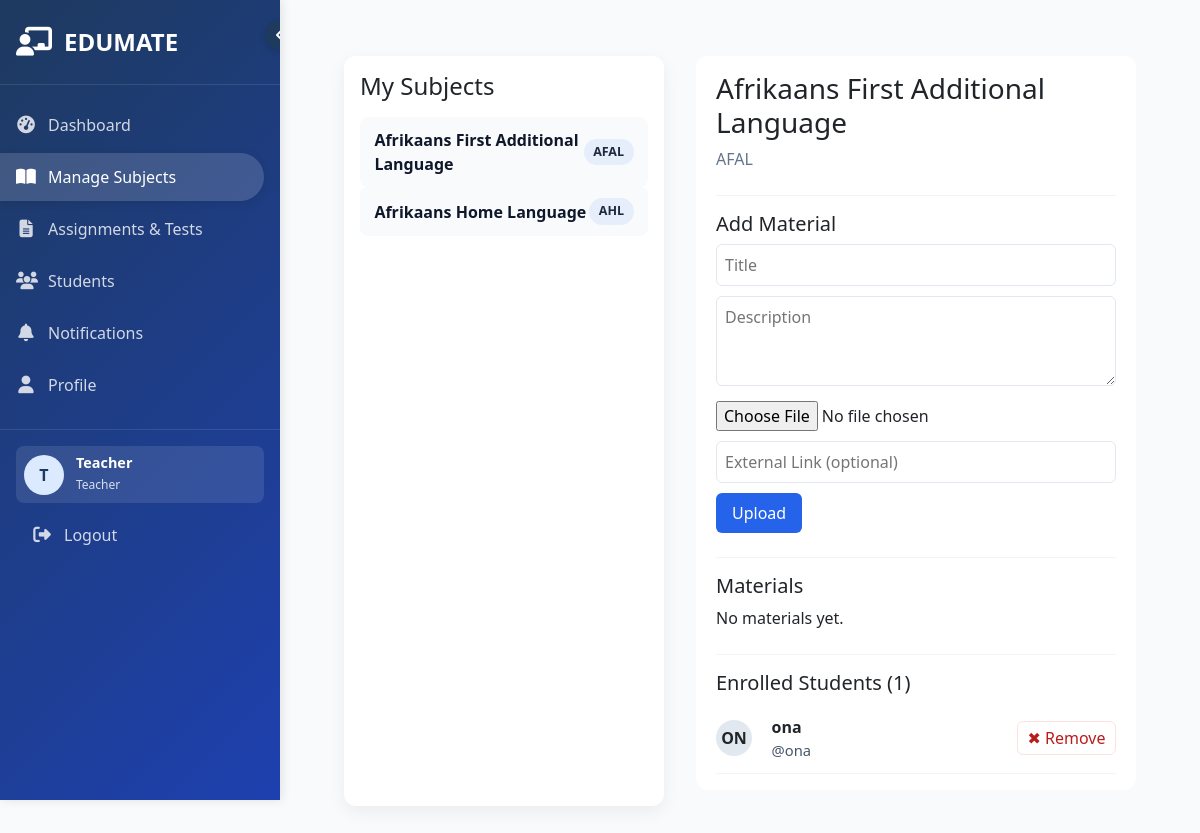
Screenshot of /teacher_dashboard/manage_subjects.php?subject_id=4 (signed in) with the database file from the repository.
### tables this page shows
CREATE TABLE `subjects` (
  `id` int(11) NOT NULL,
  `subject_name` varchar(100) NOT NULL,
  `subject_code` varchar(10) NOT NULL,
  `category` enum('core','elective','practical') NOT NULL DEFAULT 'core',
  `applicable_grades` longtext NOT NULL CHECK (json_valid(`applicable_grades`)),
  `description` text DEFAULT NULL,
  `is_active` tinyint(1) DEFAULT 1,
  `created_at` timestamp NOT NULL DEFAULT current_timestamp()
);

CREATE TABLE `subject_enrollments` (
  `id` int(11) NOT NULL,
  `student_id` int(11) NOT NULL,
  `subject_id` int(11) NOT NULL,
  `grade_at_enrollment` int(11) NOT NULL,
  `status` enum('active','dropped','completed') DEFAULT 'active',
  `enrollment_date` timestamp NOT NULL DEFAULT current_timestamp(),
  `dropped_date` timestamp NULL DEFAULT NULL,
  `created_at` timestamp NOT NULL DEFAULT current_timestamp(),
  `updated_at` timestamp NOT NULL DEFAULT current_timestamp() ON UPDATE current_timestamp()
);

CREATE TABLE `users` (
  `id` int(11) NOT NULL,
  `username` varchar(50) NOT NULL,
  `first_name` varchar(50) DEFAULT NULL,
  `last_name` varchar(50) DEFAULT NULL,
  `email` varchar(100) NOT NULL,
  `phone` varchar(20) DEFAULT NULL,
  `password` varchar(255) NOT NULL,
  `user_type` enum('student','teacher') NOT NULL,
  `grade` int(2) DEFAULT NULL,
  `accessibility_needs` longtext DEFAULT NULL CHECK (json_valid(`accessibility_needs`)),
  `bio` text DEFAULT NULL,
  `department` varchar(100) DEFAULT NULL,
  `profile_picture` varchar(255) DEFAULT NULL,
  `full_name` varchar(100) DEFAULT NULL,
  `created_at` timestamp NOT NULL DEFAULT current_timestamp(),
  `last_login` timestamp NULL DEFAULT NULL
);

### teacher_dashboard/manage_subjects.php (the view, shortened to what this page needs)
<?php
require_once '../includes/auth.php';
$teacher_id = (int)$_SESSION['user_id'];
$stmt = $pdo->prepare("
    SELECT s.*
    FROM teacher_subjects ts
    JOIN subjects s ON ts.subject_id = s.id
    WHERE ts.teacher_id = ?
    ORDER BY s.subject_name
");
$stmt->execute([$teacher_id]);
$subjects = $stmt->fetchAll(PDO::FETCH_ASSOC);
$selected_subject = null;
$students = [];
$materials = [];
if (!empty($_GET['subject_id'])) {
    $subject_id = (int)$_GET['subject_id'];
    $check = $pdo->prepare("SELECT COUNT(*) FROM teacher_subjects WHERE teacher_id = ? AND subject_id = ?");
    $check->execute([$teacher_id, $subject_id]);
    if ($check->fetchColumn() > 0) {
        $stmt = $pdo->prepare("SELECT * FROM subjects WHERE id = ?");
        $stmt->execute([$subject_id]);
        $selected_subject = $stmt->fetch(PDO::FETCH_ASSOC);
        $studentStmt = $pdo->prepare("
            SELECT u.id, COALESCE(u.full_name, u.username) AS name, u.username, u.email, se.grade_at_enrollment, se.enrollment_date
            FROM subject_enrollments se
            JOIN users u ON se.student_id = u.id
            WHERE se.subject_id = ? AND se.status = 'active'
            ORDER BY u.full_name
        ");
        $studentStmt->execute([$subject_id]);
        $students = $studentStmt->fetchAll(PDO::FETCH_ASSOC);
        $matStmt = $pdo->prepare("SELECT * FROM subject_materials WHERE subject_id = ? ORDER BY created_at DESC");
        $matStmt->execute([$subject_id]);
        $materials = $matStmt->fetchAll(PDO::FETCH_ASSOC);
    }
}
include '../includes/teacher_header.php';
?>
<div class="container-fluid" style="padding:1.5rem 2rem;">
    <div style="display:flex;gap:2rem;">
        <div style="width:320px; background:#fff; border-radius:12px; padding:1rem; box-shadow:0 6px 18px rgba(2,6,23,0.06);">
            <h4 style="margin-top:0;margin-bottom:1rem;">My Subjects</h4>
            <?php foreach ($subjects as $s): ?>
                <a href="manage_subjects.php?subject_id=<?php echo $s['id']; ?>"
                   style="display:flex;align-items:center;justify-content:space-between;padding:.7rem 0.9rem;border-radius:8px;background:#f8fafc;text-decoration:none;color:#0f172a;">
                    <div style="font-weight:600;"><?php echo htmlspecialchars($s['subject_name']); ?></div>
                    <div style="background:#e6eefb;color:#1e293b;padding:.25rem .6rem;border-radius:999px;font-weight:700;font-size:.78rem;">
                        <?php echo htmlspecialchars($s['subject_code']); ?>
                    </div>
                </a>
            <?php endforeach; ?>
        </div>
        <div style="flex:1;">
            <?php if (!$selected_subject): ?>
                <div style="background:#fff;border-radius:12px;padding:3.5rem;text-align:center;box-shadow:0 6px 18px rgba(2,6,23,0.06);">
                    <h3>Select a Subject</h3>
                    <p>Choose a subject from the sidebar to view and manage its students and materials.</p>
                </div>
            <?php else: ?>
                <div style="background:#fff;border-radius:12px;padding:1rem 1.25rem;margin-bottom:1rem;">
                    <h3><?php echo htmlspecialchars($selected_subject['subject_name']); ?></h3>
                    <div style="color:#64748b;"><?php echo htmlspecialchars($selected_subject['subject_code']); ?></div>
                    <div style="margin-top:1.5rem;padding-top:1rem;border-top:1px solid #f1f5f9;">
                        <h5>Add Material</h5>
                        <form method="POST" enctype="multipart/form-data">
                            <div style="margin-bottom:.6rem;">
                                <input type="text" name="title" placeholder="Title" required style="width:100%;padding:.5rem;border:1px solid #e2e8f0;border-radius:6px;">
                            </div>
                            <div style="margin-bottom:.6rem;">
                                <textarea name="description" placeholder="Description" rows="3" style="width:100%;padding:.5rem;border:1px solid #e2e8f0;border-radius:6px;"></textarea>
                            </div>
                            <div style="margin-bottom:.6rem;">
                                <input type="file" name="file" style="width:100%;">
                            </div>
                            <div style="margin-bottom:.6rem;">
                                <input type="url" name="external_link" placeholder="External Link (optional)" style="width:100%;padding:.5rem;border:1px solid #e2e8f0;border-radius:6px;">
                            </div>
                            <button type="submit" style="background:#2563eb;color:#fff;padding:.5rem 1rem;border:none;border-radius:6px;cursor:pointer;">Upload</button>
                        </form>
                    </div>
                    <div style="margin-top:1.5rem;padding-top:1rem;border-top:1px solid #f1f5f9;">
                        <h5>Materials</h5>
                        <?php if (empty($materials)): ?>
                            <div>No materials yet.</div>
                        <?php endif; ?>
                    </div>
                    <div style="margin-top:1.5rem;padding-top:1rem;border-top:1px solid #f1f5f9;">
                        <h5>Enrolled Students (<?php echo count($students); ?>)</h5>
                        <?php foreach ($students as $stu): ?>
                            <div class="student-row">
                                <div class="student-left">
                                    <div class="avatar-circle"><?php echo strtoupper(substr($stu['name'],0,2)); ?></div>
                                    <div>
                                        <div style="font-weight:600;"><?php echo htmlspecialchars($stu['name']); ?></div>
                                        <div class="student-meta">@<?php echo htmlspecialchars($stu['username']); ?></div>
                                    </div>
                                </div>
                                <button class="remove-btn" onclick="confirmRemove(<?php echo $stu['id']; ?>, <?php echo $selected_subject['id']; ?>, '<?php echo htmlspecialchars(addslashes($stu['name'])); ?>')">✖ Remove</button>
                            </div>
                        <?php endforeach; ?>
                    </div>
                </div>
            <?php endif; ?>
        </div>
    </div>
</div>
<?php include '../includes/teacher_footer.php'; ?>

### teacher_dashboard/manage_subjects.php (style rules this page uses)
.avatar-circle { width:36px;height:36px;border-radius:50%;background:#e2e8f0;display:flex;align-items:center;justify-content:center;font-weight:600;margin-right:10px;text-transform:uppercase; }
.student-row { display:flex;align-items:center;justify-content:space-between;padding:.75rem 0;border-bottom:1px solid #f1f5f9; }
.student-left { display:flex;align-items:center;gap:.6rem; }
.student-meta { color:#475569;font-size:.92rem; }
.remove-btn { background:transparent;border:1px solid #fee2e2;color:#b91c1c;padding:.25rem .6rem;border-radius:6px;cursor:pointer; }

### rows the page displays
subjects: subject_name "Afrikaans First Additional Language", subject_code "AFAL"
subjects: subject_name "Afrikaans Home Language", subject_code "AHL"
subject_enrollments: name "ON", name "ona", student.username "ona"

### other values shown
substr($teacher_name, 0, 1) "T"
$teacher_name "Teacher"
count($students) "1"
